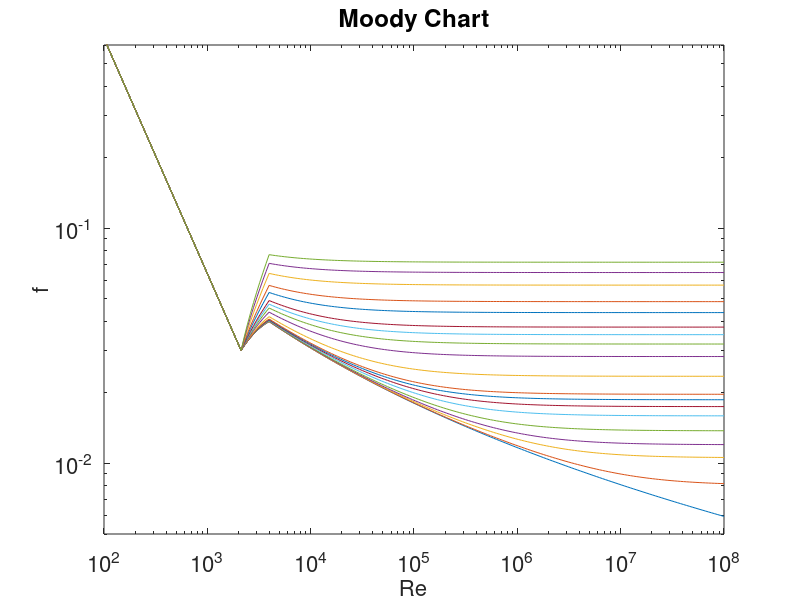

MATLAB code for this plot: (Note: this script raises an error after producing the figure.)
%% Coding Challenge 1 - Problem 1
% Zach Swain, 3/1/18, All files available at
% https://www.github.com/zswain/MEEG332

%%
%Can't really publish a script after a function, so it's out of order
%% Script

clear all

Re= logspace(2,8,200);                 %define a range of 200 Re values from 1E2 to 1E8
relRough= [0 .00001 .00005 .0001 .0002 .0004 .0006 .0008 .001 .002 .004 .006 .008 .01 .015 .02 .03 .04 .05]; %define values from back of textbook
Re(45);                                %used for determining Re=2000 index, left for later clarity
Re(54);                                %used for determining Re=4000 index, left for later clarity

for i= 1:length(relRough)              %let i iterate through the defined ?/d values
    for j= 1:length(Re)                %let j iterate through the defined Re values
        if Re(j)< 2000                 %if Re is laminar
            sol(j)= 64/Re(j);          %do laminar calculations
        end
        if Re(j)>= 2000 && Re(j)<4000  %if Re is transitional, do transitional calculations
            reBoundDif= Re(54)-Re(45); %difference b/w Re=4000 and Re=2000 proximal indices
            reDist= Re(j)-Re(45);      %distance Re(j) is from Re=2000
            perc= reDist/reBoundDif;   %percentage distance b/w Re=2000 & Re=4000
            fDif= ((fzero(@(f) (1/sqrt(f)+(2)*log10((relRough(i)/3.7)+(2.51/(Re(j)*sqrt(f))))),[.001 .1]))-(64/Re(45))); %difference b/w f@Re=4000 and f@Re=2000
            sol(j)= (perc*fDif)+(64/Re(45)); %multiply the percent dist b/w Re values by the dif b/w f values, then add to f@Re=2000 to get f@Re(j)~transitional~
        end
        if Re(j)>= 4000                %if Re is turbulent
            sol(j)= fzero(@(f) (1/sqrt(f)+(2)*log10((relRough(i)/3.7)+(2.51/(Re(j)*sqrt(f))))),[.001 .1]); %do turbulent calculations
        end
    end
    figure(1)
    loglog(Re,sol);                    %overlay plots of sol vs. Re for all epsilon/D iterations
    xlim([0 100000000])
    ylim([5*10^-3 6*10^-1])
    title('Moody Chart')
    xlabel('Re','Fontsize',16)
    ylabel('f','Fontsize',16)
    set(gca,'Fontsize',16)
    hold on
end


%% Function

darcyFactor(10^4, .01)        % ~PART A1~
darcyFactor(10^7, .01)        % ~PART A2~
darcyFactor(10^7,0)           % ~PART A3~

function [f] = darcyFactor(Re,relRough)

if Re< 2000                   %if Re is laminar
    f= 64/Re;                 %do laminar calculations
end
if Re>= 2000 && Re<4000       %if Re is transitional, do transitional calculations
    reBoundDif= 2000;         %difference b/w Re=4000 and Re=2000
    reDist= Re-2000;          %get difference between given Re and Re=2000
    perc= reDist/reBoundDif;  %get the given Re's percentage distance between Re=2000 and Re=4000
    fDif= ((fzero(@(f) (1/sqrt(f)+(2)*log10((relRough/3.7)+(2.51/(4000*sqrt(f))))),[.001 .1]))-(64/2000)); %get difference b/w f@Re=4000 and f@Re=2000
    f= (perc*fDif)+(64/2000); %multiply the percent dist b/w Re values by the dif b/w f values then add to f@Re=2000 to get f@Re~transitional~
end
if Re>= 4000                  %if Re is turbulent, do turbulent calculations
    f= fzero(@(f) (1/sqrt(f)+(2)*log10((relRough/3.7)+(2.51/(Re*sqrt(f))))),[.001 .1]); %solve Colebrook eq
end
end
